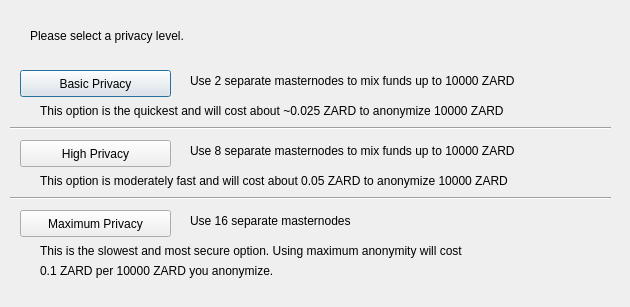
<?xml version="1.0" encoding="UTF-8"?>
<ui version="4.0">
 <class>ObfuscationConfig</class>
 <widget class="QDialog" name="ObfuscationConfig">
  <property name="geometry">
   <rect>
    <x>0</x>
    <y>0</y>
    <width>630</width>
    <height>307</height>
   </rect>
  </property>
  <property name="windowTitle">
   <string>Configure Obfuscation</string>
  </property>
  <widget class="QPushButton" name="buttonBasic">
   <property name="geometry">
    <rect>
     <x>20</x>
     <y>70</y>
     <width>151</width>
     <height>27</height>
    </rect>
   </property>
   <property name="text">
    <string>Basic Privacy</string>
   </property>
  </widget>
  <widget class="QPushButton" name="buttonHigh">
   <property name="geometry">
    <rect>
     <x>20</x>
     <y>140</y>
     <width>151</width>
     <height>27</height>
    </rect>
   </property>
   <property name="text">
    <string>High Privacy</string>
   </property>
  </widget>
  <widget class="QPushButton" name="buttonMax">
   <property name="geometry">
    <rect>
     <x>20</x>
     <y>210</y>
     <width>151</width>
     <height>27</height>
    </rect>
   </property>
   <property name="text">
    <string>Maximum Privacy</string>
   </property>
  </widget>
  <widget class="QLabel" name="label">
   <property name="geometry">
    <rect>
     <x>30</x>
     <y>20</y>
     <width>571</width>
     <height>31</height>
    </rect>
   </property>
   <property name="text">
    <string>Please select a privacy level.</string>
   </property>
  </widget>
  <widget class="QLabel" name="label_2">
   <property name="geometry">
    <rect>
     <x>190</x>
     <y>70</y>
     <width>421</width>
     <height>21</height>
    </rect>
   </property>
   <property name="text">
    <string>Use 2 separate masternodes to mix funds up to 10000 ZARD</string>
   </property>
  </widget>
  <widget class="QLabel" name="label_3">
   <property name="geometry">
    <rect>
     <x>190</x>
     <y>140</y>
     <width>411</width>
     <height>21</height>
    </rect>
   </property>
   <property name="text">
    <string>Use 8 separate masternodes to mix funds up to 10000 ZARD</string>
   </property>
  </widget>
  <widget class="QLabel" name="label_4">
   <property name="geometry">
    <rect>
     <x>190</x>
     <y>210</y>
     <width>421</width>
     <height>21</height>
    </rect>
   </property>
   <property name="text">
    <string>Use 16 separate masternodes</string>
   </property>
  </widget>
  <widget class="QLabel" name="label_6">
   <property name="geometry">
    <rect>
     <x>40</x>
     <y>100</y>
     <width>561</width>
     <height>21</height>
    </rect>
   </property>
   <property name="text">
    <string>This option is the quickest and will cost about ~0.025 ZARD to anonymize 10000 ZARD</string>
   </property>
  </widget>
  <widget class="QLabel" name="label_7">
   <property name="geometry">
    <rect>
     <x>40</x>
     <y>170</y>
     <width>561</width>
     <height>21</height>
    </rect>
   </property>
   <property name="text">
    <string>This option is moderately fast and will cost about 0.05 ZARD to anonymize 10000 ZARD</string>
   </property>
  </widget>
  <widget class="QLabel" name="label_8">
   <property name="geometry">
    <rect>
     <x>40</x>
     <y>240</y>
     <width>561</width>
     <height>21</height>
    </rect>
   </property>
   <property name="text">
    <string>This is the slowest and most secure option. Using maximum anonymity will cost</string>
   </property>
  </widget>
  <widget class="QLabel" name="label_9">
   <property name="geometry">
    <rect>
     <x>40</x>
     <y>260</y>
     <width>561</width>
     <height>21</height>
    </rect>
   </property>
   <property name="text">
    <string>0.1 ZARD per 10000 ZARD you anonymize.</string>
   </property>
  </widget>
  <widget class="Line" name="line">
   <property name="geometry">
    <rect>
     <x>10</x>
     <y>120</y>
     <width>601</width>
     <height>16</height>
    </rect>
   </property>
   <property name="orientation">
    <enum>Qt::Horizontal</enum>
   </property>
  </widget>
  <widget class="Line" name="line_2">
   <property name="geometry">
    <rect>
     <x>10</x>
     <y>190</y>
     <width>601</width>
     <height>16</height>
    </rect>
   </property>
   <property name="orientation">
    <enum>Qt::Horizontal</enum>
   </property>
  </widget>
 </widget>
 <resources/>
 <connections/>
</ui>
